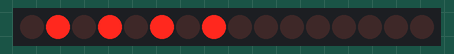
A sketch run on a simulated ESP32. On the bench: 16 port-expander outputs drawn as a row of LEDs (first output left, lit = HIGH). Wiring (inferred from the names in the program): MCP23017 port expander at I2C address 0x20. Wiring (inferred from the signals the program sends): row of LEDs: on Q0, Q1, Q2, Q3, Q4, Q5, Q6, Q7, Q8, Q9, Q10, Q11, Q12, Q13, Q14, Q15.

Above: at 0.2 s.
At 1.2 s:
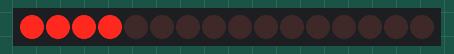
At 1.7 s:
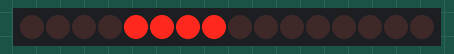
At 2.2 s:
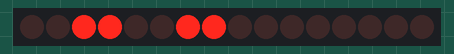
At 3.7 s:
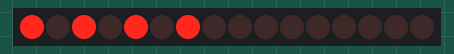
At 5.7 s:
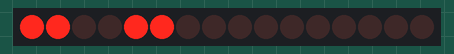
Timing chart, 0 to 6.9 s (numbered marks = the images above):
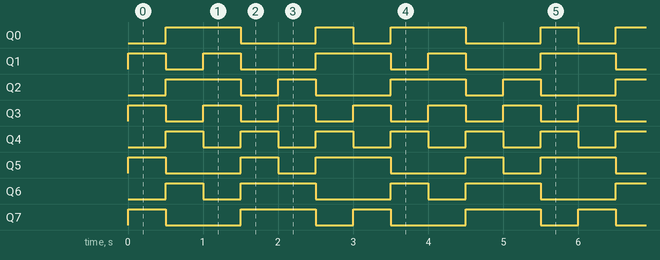

The sketch:

ESP32_MCP23017_001.ino
```cpp
#include <Wire.h>
#define address  0x20 // I2C Address MCP23017
#define GPIOA    0x12 // Register Address Port A
#define GPIOB    0x13 // Register Address Port B
#define IODIRA   0x00 // I/O-Register Address Port A
#define IODIRB   0x01 // I/O-Register Address Port B

char bitArray[] = {0B10101010, 0B01010101,
                   0B00001111, 0B11110000,
                   0B11001100, 0B00110011};

void setBits(char bits) {
    Wire.beginTransmission(address);
    Wire.write(GPIOA); // GPIOA
    Wire.write(bits);  // Set bits
    Wire.endTransmission();
}

void setup() {
  Wire.begin(); // Init I2C bus
  Wire.beginTransmission(address);
  Wire.write(IODIRA); // IODIRA register
  Wire.write(0x00);   // All pins to output
  Wire.endTransmission();
}

void loop() {
  for(int i = 0; i < 6; i++) {
    setBits(bitArray[i]);
    delay(500);
  }
}
```

Measured:
- by itself, Q0, Q5: repeats every 3.0 s: LOW 1.0 s, HIGH 0.50 s, LOW 0.50 s, HIGH 1.0 s
- by itself, Q1, Q2: repeats every 3.0 s: LOW 0.50 s, HIGH 0.50 s, LOW 1.0 s, HIGH 1.0 s
- by itself, Q3, Q4: alternates HIGH for 0.50 s and LOW for 0.50 s
- by itself, Q6: repeats every 3.0 s: LOW 0.50 s, HIGH 1.0 s, LOW 1.0 s, HIGH 0.50 s
- by itself, Q7: repeats every 3.0 s: LOW 1.0 s, HIGH 1.0 s, LOW 0.50 s, HIGH 0.50 s
